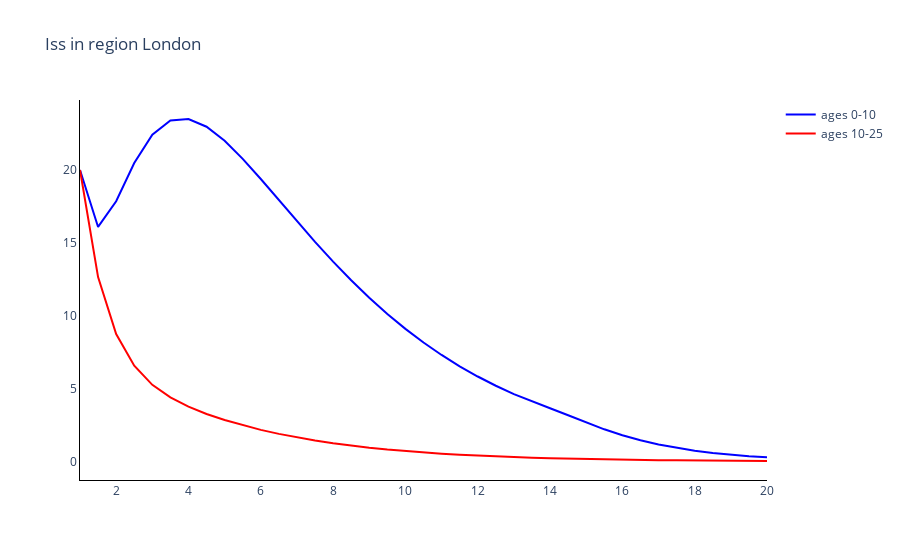

Notebook cell for this chart:
### Markdown cell above
### Plot the super-spreader symptomatic infectious comparment for one region (London)

### Code cell
# Trace names - represent the solver used for the simulation
trace_name = ['ages {}'.format(a) for a in age_groups]

# Compartment list - type and age
fig = go.Figure()

# Plot (line plot for each method of simulation)
for a in range(len(age_groups)):
    fig.add_trace(
        go.Scatter(
            y=outputs[0][:, 8 * len(age_groups) + a],
            x=parameters.simulation_parameters.times,
            mode='lines',
            name=trace_name[a],
            line_color=colours[a]
        )
    )

# Add axis labels
fig.update_layout(
    boxmode='group',
    title='Iss in region {}'. format(regions[0]),
    plot_bgcolor='white',
    xaxis=dict(linecolor='black'),
    yaxis=dict(linecolor='black'),
    )

fig.write_image('images/Toy.pdf')
fig.show()

### Figure 1 — Plotly figure (JSON) as saved in the notebook; plotly's stock layout.template omitted (floating-point values rounded to 4 significant figures)
{"data": [{"line": {"color": "blue"}, "mode": "lines", "name": "ages 0-10", "type": "scatter", "x": [1, 1.5, 2, 2.5, 3, 3.5, 4, 4.5, 5, 5.5, 6, 6.5, 7, 7.5, 8, 8.5, 9, 9.5, 10, 10.5, 11, 11.5, 12, 12.5, 13, 13.5, 14, 14.5, 15, 15.5, 16, 16.5, 17, 17.5, 18, 18.5, 19, 19.5, 20], "y": [20, 16.09, 17.85, 20.47, 22.42, 23.39, 23.49, 22.96, 22.0, 20.76, 19.38, 17.93, 16.48, 15.07, 13.71, 12.43, 11.24, 10.13, 9.104, 8.168, 7.314, 6.539, 5.837, 5.203, 4.633, 4.12, 3.66, 3.178, 2.678, 2.216, 1.808, 1.462, 1.175, 0.9391, 0.7483, 0.5949, 0.4715, 0.3732, 0.2953]}, {"line": {"color": "red"}, "mode": "lines", "name": "ages 10-25", "type": "scatter", "x": [1, 1.5, 2, 2.5, 3, 3.5, 4, 4.5, 5, 5.5, 6, 6.5, 7, 7.5, 8, 8.5, 9, 9.5, 10, 10.5, 11, 11.5, 12, 12.5, 13, 13.5, 14, 14.5, 15, 15.5, 16, 16.5, 17, 17.5, 18, 18.5, 19, 19.5, 20], "y": [20, 12.66, 8.753, 6.575, 5.267, 4.401, 3.768, 3.27, 2.851, 2.493, 2.178, 1.903, 1.66, 1.447, 1.26, 1.097, 0.9544, 0.8299, 0.7214, 0.627, 0.5448, 0.4734, 0.4113, 0.3573, 0.3104, 0.2697, 0.2343, 0.2036, 0.1768, 0.1536, 0.1335, 0.116, 0.1008, 0.08753, 0.07605, 0.06608, 0.05741, 0.04988, 0.04334]}], "layout": {"boxmode": "group", "plot_bgcolor": "white", "title": {"text": "Iss in region London"}, "xaxis": {"linecolor": "black"}, "yaxis": {"linecolor": "black"}}}
